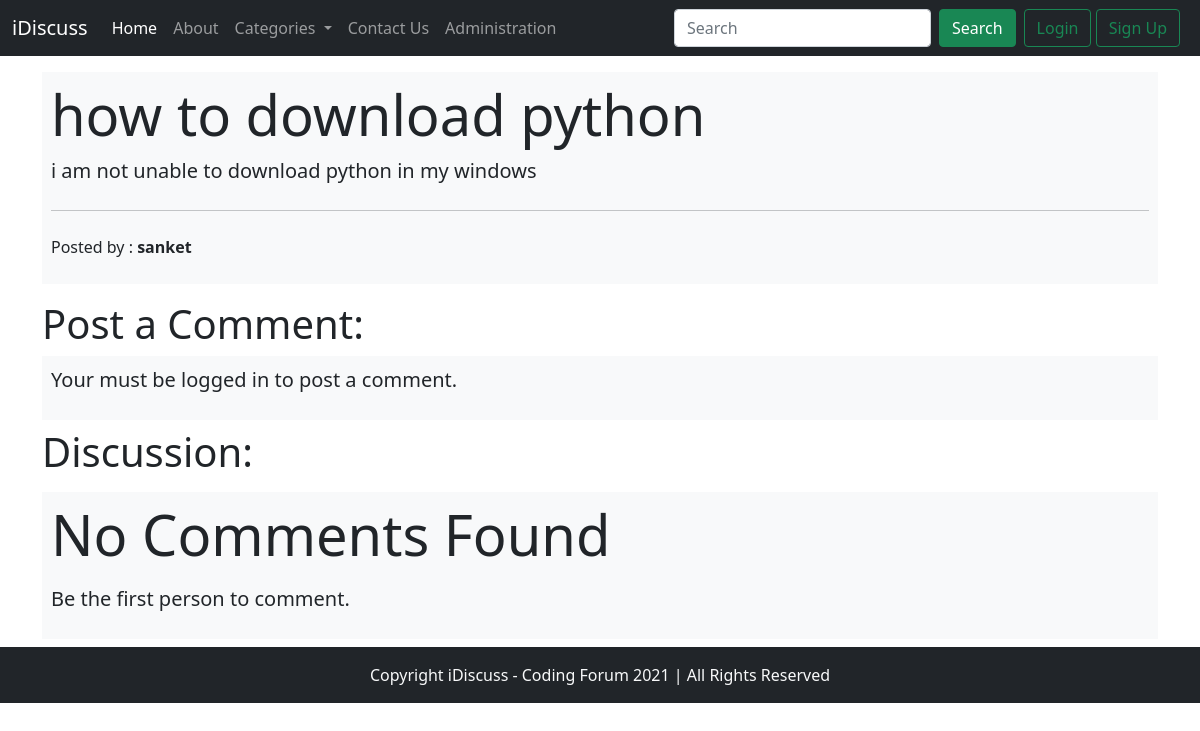
Page /thread.php?thread_id=2 on the committed database.
### tables this page shows
CREATE TABLE `thread` (
  `thread_id` int(7) NOT NULL,
  `thread_title` varchar(255) NOT NULL,
  `thread_desc` text NOT NULL,
  `thread_cat_id` int(7) NOT NULL,
  `thread_user_id` int(7) NOT NULL,
  `timestamp` datetime NOT NULL DEFAULT current_timestamp()
);

CREATE TABLE `users` (
  `sno.` int(8) NOT NULL,
  `user_username` varchar(30) NOT NULL,
  `user_password` varchar(255) NOT NULL,
  `timestamp` datetime NOT NULL DEFAULT current_timestamp()
);

### thread.php (the view, shortened to what this page needs)
<!doctype html>
<html lang="en">
<head>
    <link href="https://cdn.jsdelivr.net/npm/bootstrap@5.0.0-beta2/dist/css/bootstrap.min.css" rel="stylesheet"
>
</head>
<body>
    <?php require './partials/_header.php' ?>
    <?php require './partials/_db_connect.php' ?>
    <?php
        $id = $_GET['thread_id'];
        $sql = "SELECT * FROM `thread` WHERE thread_id =$id";
        $result = mysqli_query($conn, $sql);
        while($row = mysqli_fetch_assoc($result)){
            $thread_title = $row['thread_title'];
            $thread_desc = $row['thread_desc'];
            $thread_user_id = $row['thread_user_id'];
            $sql = "SELECT user_username FROM `users` WHERE `sno.` = '$thread_user_id'";
            $result = mysqli_query($conn, $sql);
            $row = mysqli_fetch_assoc($result);
            $posted_by = $row['user_username'];
        }
    ?>
    <div class="container my-3">
        <div class="jumbotron border border-light bg-light text-dark p-2">
            <h1 class="display-4">
                <?php echo $thread_title; ?>
            </h1>
            <p class="lead">
                <?php echo $thread_desc;?>
            </p>
            <hr class="my-4">
            <p>Posted by :<b> <?php echo $posted_by ?></b></p>
        </div>
    </div>
    <?php
    if (isset($_SESSION['loggedin']) && $_SESSION['loggedin'] == true) {
        echo'<div class="container">
                <h1 class="py-2">Post a Comment:</h1>
                <form action="'.$_SERVER["REQUEST_URI"].'" method="POST">
                    <div class="mb-3">
                        <label for="comment">Type your comment: </label>
                        <textarea class="form-control" id="comment" name="comment" placeholder="enter your response for the above thread" required rows="3"></textarea>
                        <input type="hidden" name="sno" value="'.$_SESSION["sno"].'">
                    </div>
                    <button type="submit" class="btn btn-primary my-2">Post Comment</button>
                </form>
            </div>';
    }else{
        echo"<div class='container'>
              <h1 class='py2'>Post a Comment:</h1>
                <div class='jumbotron border border-light bg-light text-dark p-2'>
                    <p class='lead'>Your must be logged in to post a comment.</p>
                </div>
            </div>";
    }
    ?>
    <div class="container" id="ques">
        <h1 class="py-2">Discussion:</h1>
        <?php
            $noResult = true;
            if ($noResult) {
                echo '<div class="jumbotron jumbotron-fluid border border-light bg-light p-2">
                        <p class="display-4">No Comments Found</p>
                        <p class="lead">
                            <b>Be the first person to comment.</b>
                        </p>
                    </div>';
            }
        ?>
    </div>
    <?php require './partials/_footer.php' ?>
</body>
</html>

### rows in the picture
thread: thread_title "how to download python", thread_desc "i am not unable to download python in my windows"
users: user_username "sanket"
